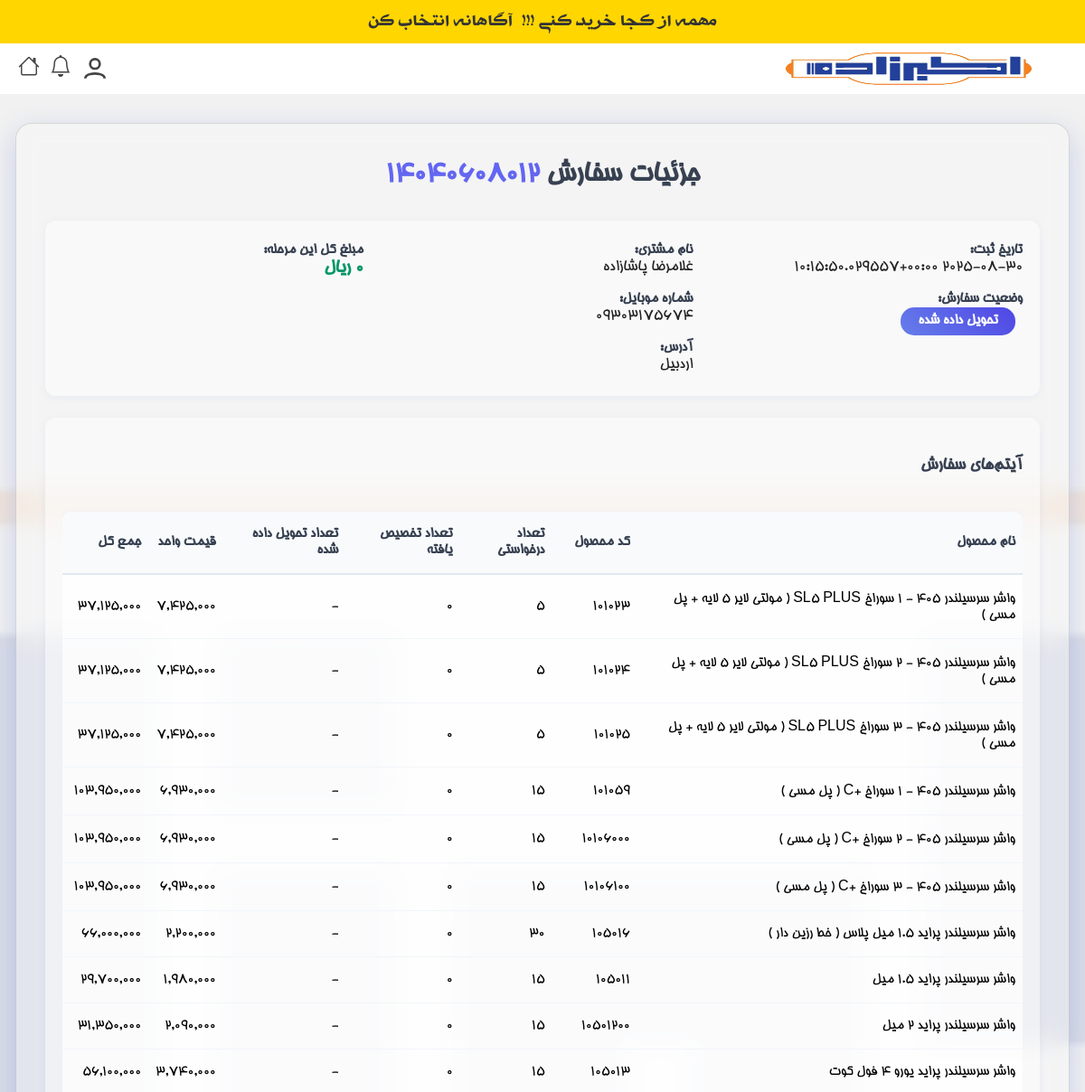
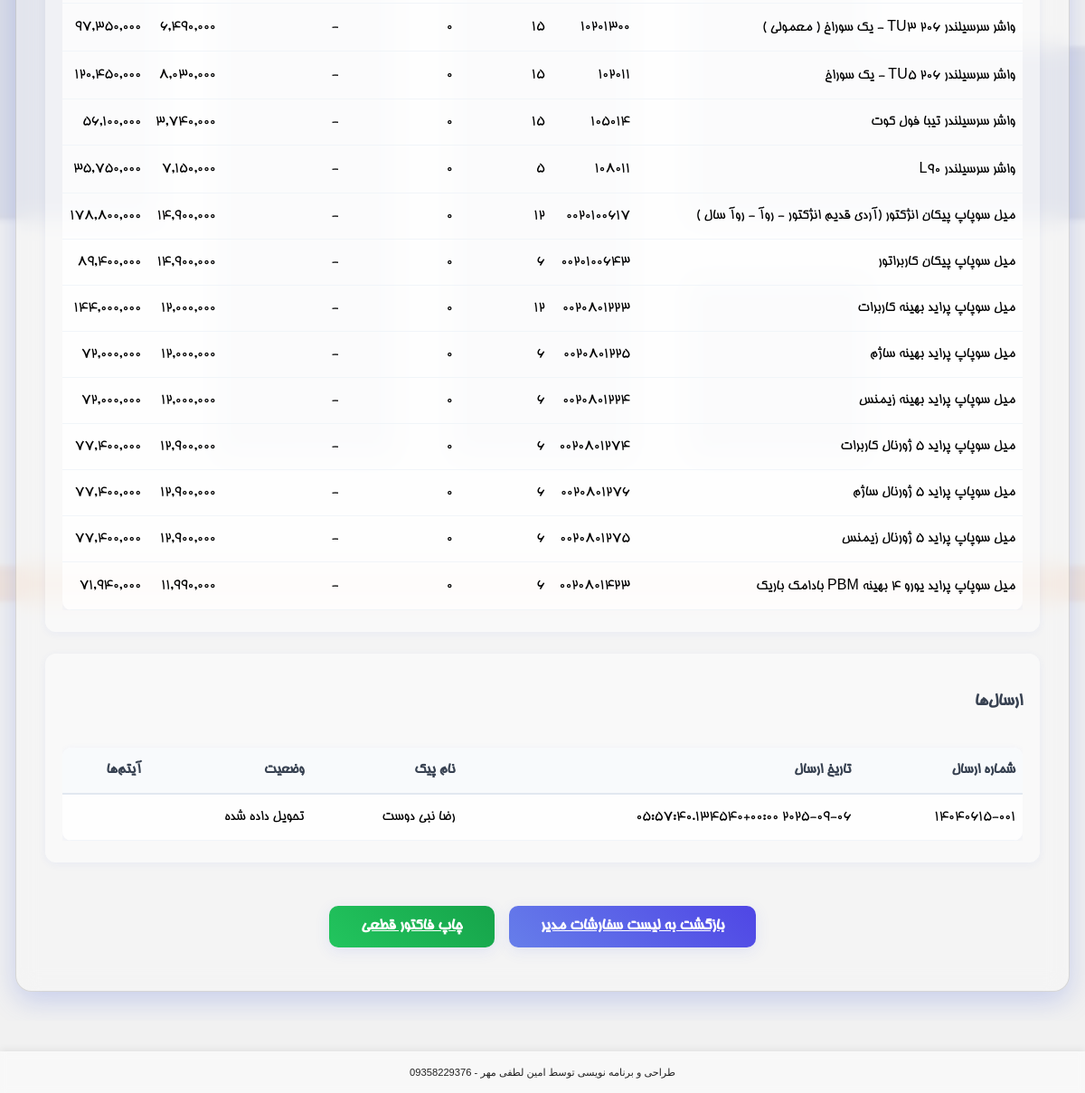
Page /order/25/detail/ (signed in) on the earlier database version (2 pictures, top to bottom).
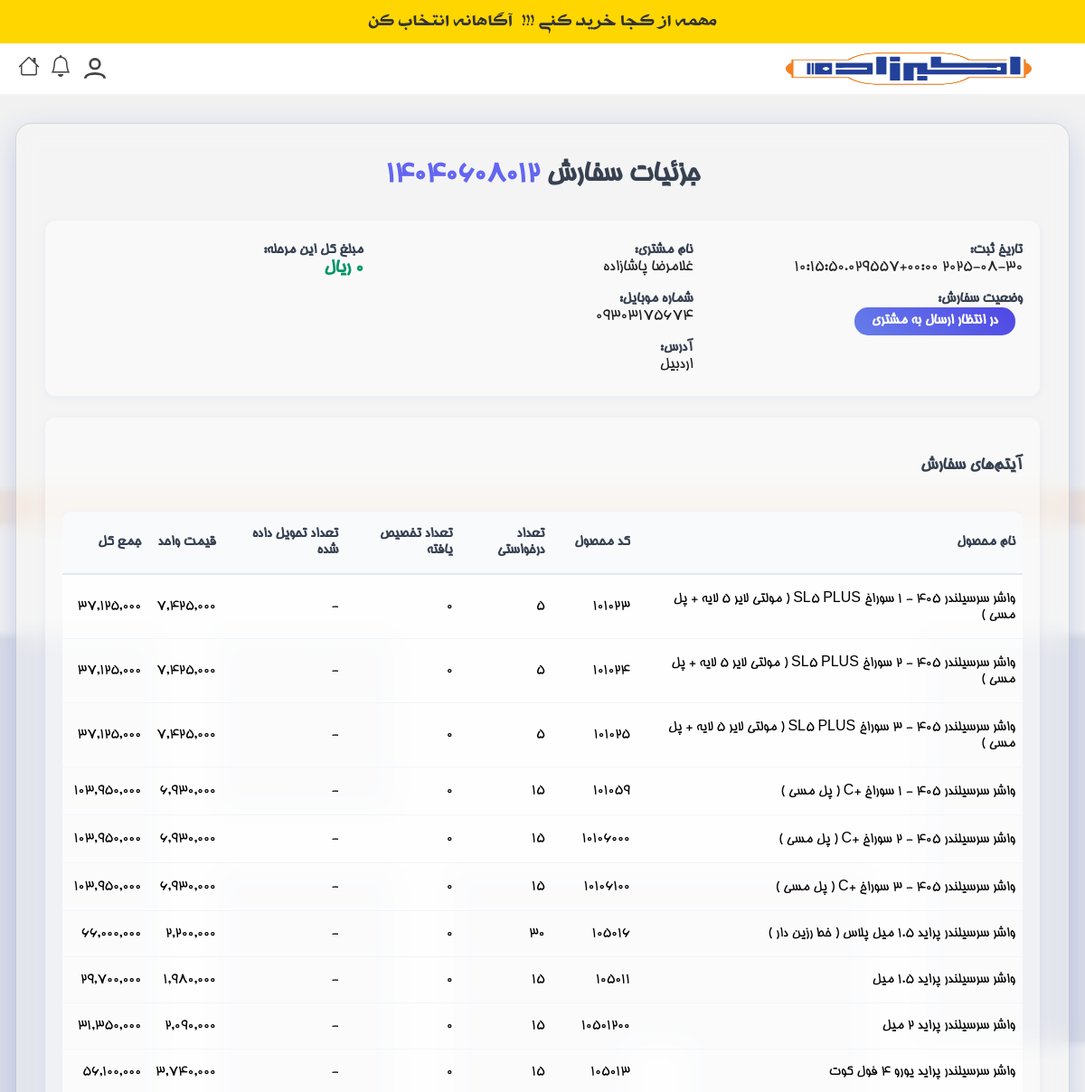
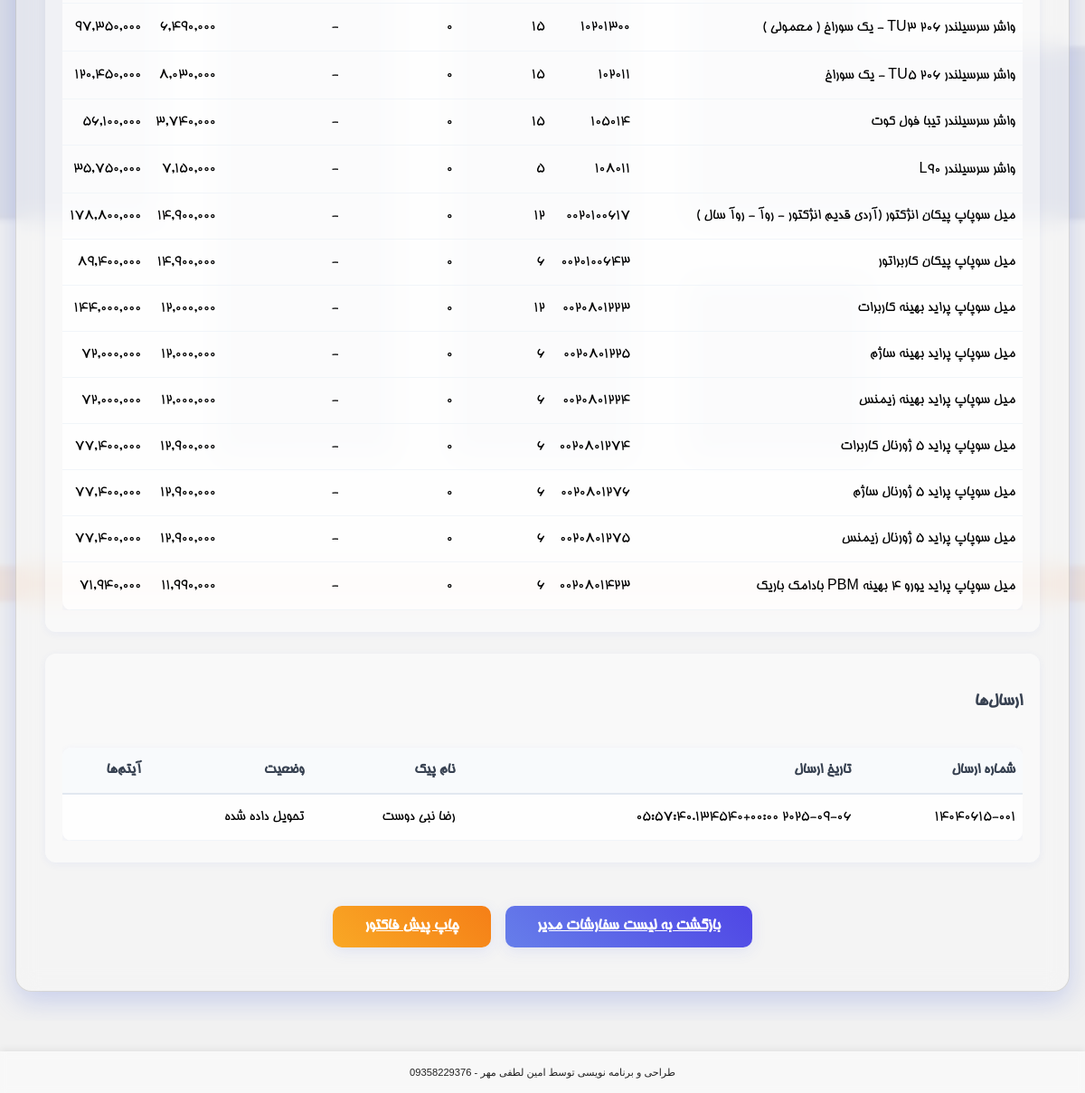
Same page on the later database version (2 pictures, top to bottom).
### products/models.py (models this page shows, shortened)
class Order(models.Model):
    STATUS_CHOICES = [
        ('cart', 'سبد خرید'),
        ('pending', 'در انتظار تأیید'),
        ('warehouse', 'ارسال شده به انبار'),
        ('ready', 'آماده تحویل'),
        ('delivered', 'تحویل داده شده'),
        ('parent', 'تفکیک شده به انبارها'),
        ('completed', 'نهایی شده'),
        ('backorder', 'در انتظار موجودی'),
        ('waiting_for_customer_shipment', 'در انتظار ارسال به مشتری'),
        ('sent_to_warehouse', ' ارسال شده به انبار از بک اوردر'),
        ('waiting_for_warehouse_confirmation', 'در انتظار تایید انباردار'),
        ('shipped', 'ارسال شده'),
    ]
    order_number = models.CharField(
        max_length=100,
        unique=True,
        verbose_name="شماره درخواست",
        blank=True,
        null=True
    )
    document_number = models.CharField(
        max_length=100,
        blank=True,
        null=True,
        verbose_name="شماره سند"
    )
    package_count = models.PositiveIntegerField(
        default=0,
        null=True,
        blank=True,
        verbose_name="تعداد بسته"
    )
    courier_name = models.CharField(
        max_length=100,
        blank=True,
        null=True,
        verbose_name="نام پیک"
    )
    visitor_name = models.CharField(max_length=100, verbose_name="نام ویزیتور")
    customer = models.ForeignKey(
        Customer,
        on_delete=models.PROTECT,   # پیشنهاد امنیتی: سفارش بدون مشتری باقی نماند
        verbose_name="مشتری"
    )
    created_at = models.DateTimeField(auto_now_add=True, verbose_name="تاریخ ثبت")
    updated_at = models.DateTimeField(auto_now=True, verbose_name="تاریخ به‌روزرسانی")
    payment_term = models.CharField(
        max_length=10,
        choices=Product.PAYMENT_TERMS_CHOICES,
        verbose_name="شرایط تسویه"
    )
    status = models.CharField(
        max_length=100,
        choices=STATUS_CHOICES,
        default='pending',
        verbose_name="وضعیت سفارش"
    )
    parent = models.ForeignKey(
        'self',
        on_delete=models.SET_NULL,
        null=True,
        blank=True,
        related_name='children',
        verbose_name="سفارش مادر (قدیمی)"
    )
    is_sub_order = models.BooleanField(default=False, verbose_name="آیا زیرسفارش است؟ (قدیمی)")
    parent_order = models.ForeignKey(
        'self',
        on_delete=models.SET_NULL,
        null=True,
        blank=True,
        related_name='sub_orders',
        verbose_name="سفارش والد (جدید)"
    )
    warehouse = models.ForeignKey(
        'Warehouse',
        null=True,
        blank=True,
        on_delete=models.SET_NULL,
        related_name='orders',
        verbose_name="انبار"
    )
    total_price = models.DecimalField(
        max_digits=100,
        decimal_places=0,
        default=0,
        verbose_name="جمع کل سفارش"
    )
    class Meta:
        constraints = [
            models.UniqueConstraint(
                fields=['document_number'],
                name='unique_document_number',
                condition=models.Q(document_number__isnull=False) & ~models.Q(document_number='')
            )
        ]

class Customer(models.Model):
    first_name = models.CharField(max_length=100, verbose_name="نام")
    last_name = models.CharField(max_length=100, verbose_name="نام خانوادگی")
    store_name = models.CharField(max_length=255, blank=True, null=True, verbose_name="نام فروشگاه")
    phone = models.CharField(max_length=20, blank=True, null=True, verbose_name="تلفن ثابت")
    mobile = models.CharField(
        max_length=20,
        unique=True,
        verbose_name="شماره موبایل",
        error_messages={
            'unique': 'مشتری دیگری با این شماره همراه قبلاً ثبت شده است.'
        }
    )
    province = models.ForeignKey(Province, on_delete=models.CASCADE, verbose_name="استان")
    county = models.ForeignKey(County, on_delete=models.CASCADE, verbose_name="شهرستان")
    address = models.TextField(blank=True, null=True, verbose_name="آدرس")
    created_by = models.ForeignKey(
        User, on_delete=models.SET_NULL, null=True, related_name='created_customers', verbose_name="ایجاد شده توسط"
    )
    user = models.OneToOneField(
        User, on_delete=models.SET_NULL, null=True, blank=True, related_name='customer_profile', verbose_name="کاربر مرتبط"
    )
    created_at = models.DateTimeField(auto_now_add=True, verbose_name="تاریخ ایجاد")
    class Meta:
        verbose_name = "مشتری"
        verbose_name_plural = "مشتریان"

### products/views.py (the view)
# urls.py: path('order/<int:order_id>/detail/', views.order_detail_view, name='order_detail_view'),
@login_required
def order_detail_view(request, order_id):
    order = get_object_or_404(Order, id=order_id)
    is_manager = request.user.groups.filter(name='مدیر').exists()
    is_accounting = request.user.groups.filter(name='حسابداری').exists()
    is_order_creator = (order.visitor_name == request.user.username)
    if not (is_manager or is_order_creator or is_accounting):
        messages.error(request, 'شما اجازه دسترسی به این سفارش را ندارید.')
        return redirect('products:product_list')
    shipments = order.shipments.all().prefetch_related(
        'items',  # برای ShipmentItem ها
        'items__order_item',  # برای دسترسی به OrderItem های مرتبط
        'items__order_item__product'  # برای دسترسی به محصولات
    )
    stage_total = 0
    for item in order.items.all():
        quantity = 0
        if item.delivered_quantity is not None:
            quantity = item.delivered_quantity
        elif order.status in ['pending', 'warehouse', 'parent', 'backorder', 'cart']:
            quantity = item.requested_quantity or 0
        else:
            quantity = item.allocated_quantity or 0
        stage_total += (item.price or 0) * quantity
    referer = request.META.get('HTTP_REFERER')
    if referer and '/accounting/' in referer:
        back_url = referer
        back_text = "بازگشت به صورتحساب"
    elif is_manager:
        back_url = reverse('products:manager_order_list')
        back_text = "بازگشت به لیست سفارشات مدیر"
    else:
        back_url = reverse('products:order')
        back_text = "بازگشت به لیست سفارشات"
    has_final_invoice = FinancialOperation.objects.filter(
        operation_type='SALES_INVOICE',
        description__icontains=f"سفارش شماره {order.order_number}"
    ).exists()
    context = {
        'order': order,
        'order_items': order.items.all(),
        'shipments': shipments,
        'stage_total': stage_total,
        'back_url': back_url,
        'back_text': back_text,
        'has_final_invoice': has_final_invoice,
    }
    return render(request, 'products/order_detail.html', context)

### products/context_processors.py (called while the page is built)
def recent_orders_processor(request):
    recent_orders_count = 0
    if request.user.is_authenticated:
        recent_orders_count = Order.objects.filter(customer__created_by=request.user).order_by('-created_at')[:5].count()
    return {'recent_orders_count': recent_orders_count}

def notifications_processor(request):
    if request.user.is_authenticated and request.user.groups.filter(name='مدیر').exists():
        unread_notifications = Notification.objects.filter(target_user=request.user, read=False).order_by('-created_at')
        return {'unread_notifications': unread_notifications}
    return {'unread_notifications': []}

### products/templatetags/custom_filters.py (called while the page is built, shortened)
@register.filter
def intcomma(value):
    return humanize_intcomma(value)

### products/templates/products/order_detail.html (shortened to what the changed rows need)
{% extends 'products/base.html' %}
{% load static %}
{% load humanize %}
{% load custom_filters %}
{% block content %}
<div class="order-detail-glass">
    <div class="order-detail-title">
        جزئیات سفارش <span style="color:#6366f1;">{{ order.order_number|default:order.id }}</span>
    </div>
    <div class="order-detail-section" style="display:flex; flex-wrap:wrap; gap:2rem; justify-content:space-between;">
        <div style="flex:1 1 300px; min-width:260px;">
            <div class="order-detail-label">تاریخ ثبت:</div>
            <div class="order-detail-value">{{ order.created_at|jformat:"%H:%M - %Y/%m/%d" }}</div>
            <div class="order-detail-label" style="margin-top:1rem;">وضعیت سفارش:</div>
            <div class="order-detail-status">{{ order.get_status_display }}</div>
        </div>
        <div style="flex:1 1 300px; min-width:260px;">
            <div class="order-detail-label">نام مشتری:</div>
            <div class="order-detail-value">{{ order.customer.first_name }} {{ order.customer.last_name }}</div>
            <div class="order-detail-label" style="margin-top:1rem;">شماره موبایل:</div>
            <div class="order-detail-value">{{ order.customer.mobile|default:'-' }}</div>
            <div class="order-detail-label" style="margin-top:1rem;">آدرس:</div>
            <div class="order-detail-value">{{ order.customer.address|default:'-' }}</div>
        </div>
        </div>
    <div class="order-detail-section">
        <div style="overflow-x:auto;">
        <table class="order-detail-table">
            <thead>
                <tr>
                    <th>نام محصول</th>
                    <th>کد محصول</th>
                    <th>تعداد درخواستی</th>
                    <th>تعداد تخصیص یافته</th>
                    <th>تعداد تحویل داده شده</th>
                    <th>قیمت واحد</th>
                    <th>جمع کل</th>
                </tr>
            </thead>
        </table>
        </div>
    </div>
    {% if order.shipments.all %}
    <div class="order-detail-section">
        <div style="overflow-x:auto;">
        <table class="order-detail-table">
            <thead>
                <tr>
                    <th>شماره ارسال</th>
                    <th>تاریخ ارسال</th>
                    <th>نام پیک</th>
                    <th>وضعیت</th>
                    <th>آیتم‌ها</th>
                </tr>
            </thead>
        </table>
        </div>
    </div>
    {% endif %}
    <div style="text-align:center; margin-top:2rem; display:flex; justify-content:center; gap:1rem;">
        <a href="{{ back_url }}" class="order-detail-btn">
            {{ back_text }}
        </a>
        {% if order.status == 'delivered' %}
        <a href="{% url 'products:sales_invoice_pdf' order_id=order.id %}" class="order-detail-btn" target="_blank" style="background: linear-gradient(45deg, #22c55e, #16a34a);">
            چاپ فاکتور قطعی
        </a>
        {% else %}
        <a href="{% url 'products:order_pdf' order_id=order.id %}" class="order-detail-btn" target="_blank" style="background: linear-gradient(45deg, #f9a825, #f57f17);">
            چاپ پیش فاکتور
        </a>
        {% endif %}
    </div>
</div>
{% endblock %}

Differences in the rows shown:
changed Order "غلامرضا": status "تحویل داده شده" → "در انتظار ارسال به مشتری"
Other differences:
text no longer shown: "چاپ فاکتور قطعی"
text now shown: "چاپ پیش فاکتور"
